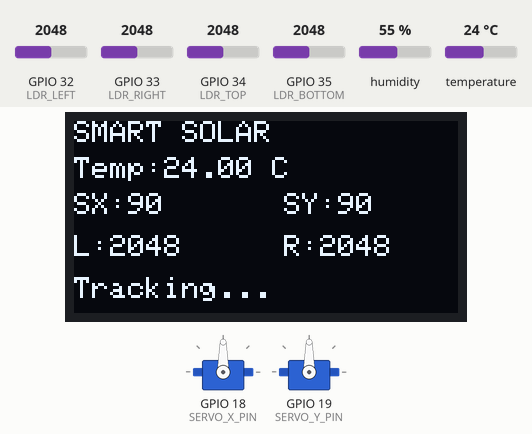
A sketch run on a simulated ESP32. Parts: 2 × servo, 128×64 one-colour display. The inputs (shaded band) are chosen by the test bench; at power-on: GPIO 32 (LDR_LEFT) = 2048, GPIO 34 (LDR_TOP) = 2048, GPIO 33 (LDR_RIGHT) = 2048, GPIO 35 (LDR_BOTTOM) = 2048, humidity 55 %, temperature 24 °C. What the sketch prints to the serial monitor is not drawn.

Above: at 1.2 s.
1.3 s: GPIO 32 (LDR_LEFT) set to 2108
At 2.0 s:
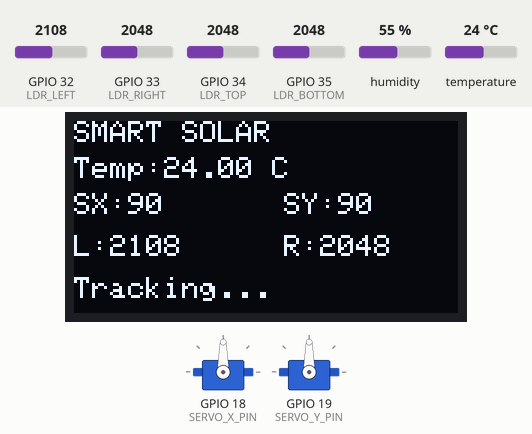
2.9 s: GPIO 32 (LDR_LEFT) set to 2196
At 5.61 s:
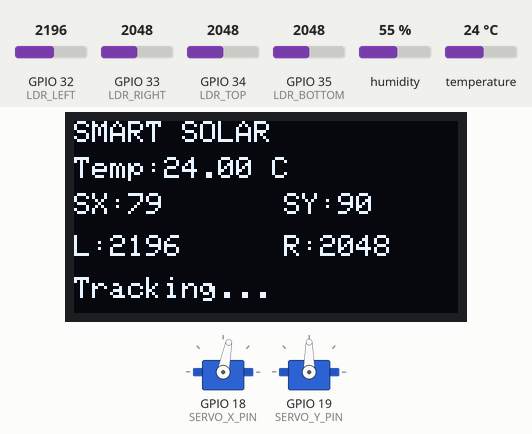
7.7 s: GPIO 34 (LDR_TOP) set to 2118
12.4 s: GPIO 34 (LDR_TOP) set to 2184
At 12.69 s:
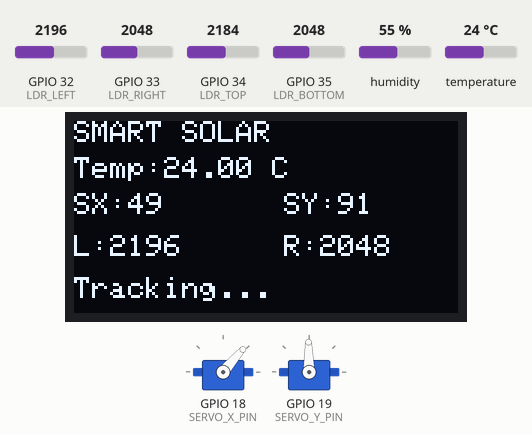
16.9 s: GPIO 33 (LDR_RIGHT) set to 2155
At 16.94 s:
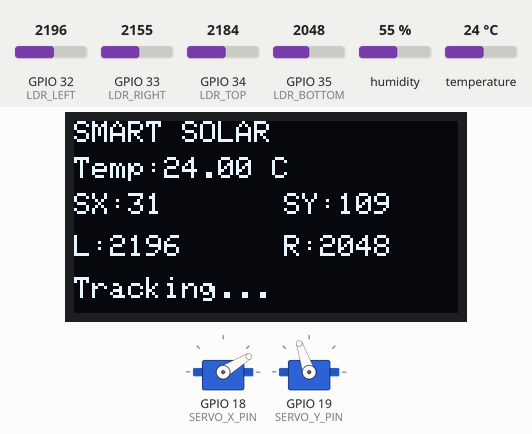
21.6 s: GPIO 33 (LDR_RIGHT) set to 2866
At 21.9 s:
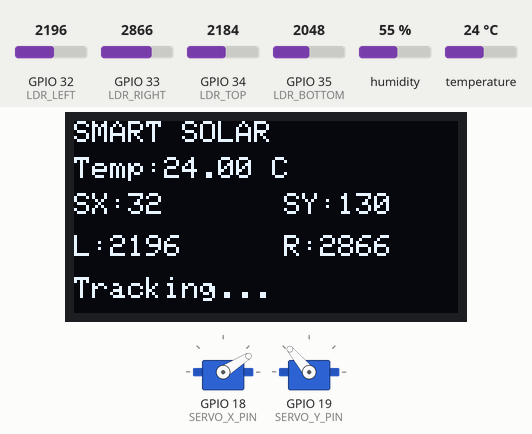
Timing chart, 0 to 30.1 s (numbered marks = the images above; inputs shaded):
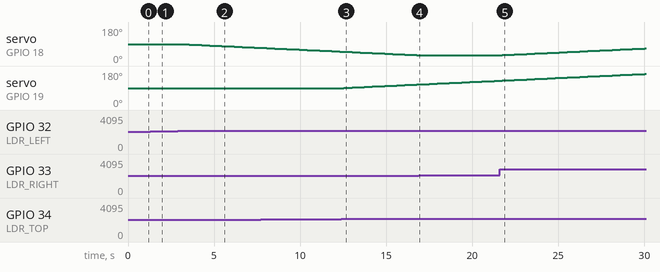

The sketch:

solar_monitoring.ino
```cpp
#include <ESP32Servo.h>
#include <Wire.h>
#include <Adafruit_GFX.h>
#include <Adafruit_SSD1306.h>
#include <DHT.h>

#define SCREEN_WIDTH 128
#define SCREEN_HEIGHT 64
Adafruit_SSD1306 display(SCREEN_WIDTH, SCREEN_HEIGHT, &Wire, -1);

// DHT22
#define DHTPIN 4
#define DHTTYPE DHT22
DHT dht(DHTPIN, DHTTYPE);

// Servo Objects
Servo servoX;
Servo servoY;

// LDR Pins
#define LDR_TOP     34
#define LDR_BOTTOM  35
#define LDR_LEFT    32
#define LDR_RIGHT   33

// Servo Pins
#define SERVO_X_PIN 18
#define SERVO_Y_PIN 19

int servoXAngle = 90;
int servoYAngle = 90;

void setup() {

  Serial.begin(115200);

  dht.begin();

  servoX.attach(SERVO_X_PIN);
  servoY.attach(SERVO_Y_PIN);

  servoX.write(servoXAngle);
  servoY.write(servoYAngle);

  if(!display.begin(SSD1306_SWITCHCAPVCC, 0x3C)){
    Serial.println("OLED not found");
    while(true);
  }

  display.clearDisplay();
  display.setTextSize(1);
  display.setTextColor(WHITE);
}

void loop() {

  int topValue = analogRead(LDR_TOP);
  int bottomValue = analogRead(LDR_BOTTOM);
  int leftValue = analogRead(LDR_LEFT);
  int rightValue = analogRead(LDR_RIGHT);

  float temperature = dht.readTemperature();

  // Horizontal Tracking
  if(leftValue > rightValue + 100){
    servoXAngle--;
  }
  else if(rightValue > leftValue + 100){
    servoXAngle++;
  }

  // Vertical Tracking
  if(topValue > bottomValue + 100){
    servoYAngle++;
  }
  else if(bottomValue > topValue + 100){
    servoYAngle--;
  }

  servoXAngle = constrain(servoXAngle,0,180);
  servoYAngle = constrain(servoYAngle,0,180);

  servoX.write(servoXAngle);
  servoY.write(servoYAngle);

  Serial.println("--------------------------------");
  Serial.print("Top LDR     : ");
  Serial.println(topValue);

  Serial.print("Bottom LDR  : ");
  Serial.println(bottomValue);

  Serial.print("Left LDR    : ");
  Serial.println(leftValue);

  Serial.print("Right LDR   : ");
  Serial.println(rightValue);

  Serial.print("Servo X     : ");
  Serial.println(servoXAngle);

  Serial.print("Servo Y     : ");
  Serial.println(servoYAngle);

  Serial.print("Temperature : ");
  Serial.print(temperature);
  Serial.println(" C");

  display.clearDisplay();

  display.setCursor(0,0);
  display.println("SMART SOLAR");

  display.setCursor(0,12);
  display.print("Temp:");
  display.print(temperature);
  display.print(" C");

  display.setCursor(0,24);
  display.print("SX:");
  display.print(servoXAngle);

  display.setCursor(70,24);
  display.print("SY:");
  display.print(servoYAngle);

  display.setCursor(0,38);
  display.print("L:");
  display.print(leftValue);

  display.setCursor(70,38);
  display.print("R:");
  display.print(rightValue);

  display.setCursor(0,52);
  display.print("Tracking...");

  display.display();

  delay(200);
}
```

Measured:
- the behaviour switches between 2148 and 2149 on GPIO 34 (LDR_TOP) (found by bisection; images 2 and 3)
- the behaviour switches between 2095 and 2096 on GPIO 33 (LDR_RIGHT) (found by bisection; images 3 and 4)
- after the input at 1.3 s, the display: changes after 0.18 s (image 1)
- after the input at 2.9 s, servo on GPIO 18 (SERVO_X_PIN): moves from 90° to 70° over 4.5 s, starting after 0.20 s; the display: first changes after 0.24 s (image 2 shows a later state)
- after the input at 12.4 s, servo on GPIO 19 (SERVO_Y_PIN): moves from 90° to 109° over 4.2 s, starting after 0.14 s
- after the input at 16.9 s, servo on GPIO 18 (SERVO_X_PIN): stays 31° (without the input it goes to 30° after 0.13 s)
- after the input at 21.6 s, servo on GPIO 18 (SERVO_X_PIN): moves from 31° to 67° over 8.3 s, starting after 0.15 s
